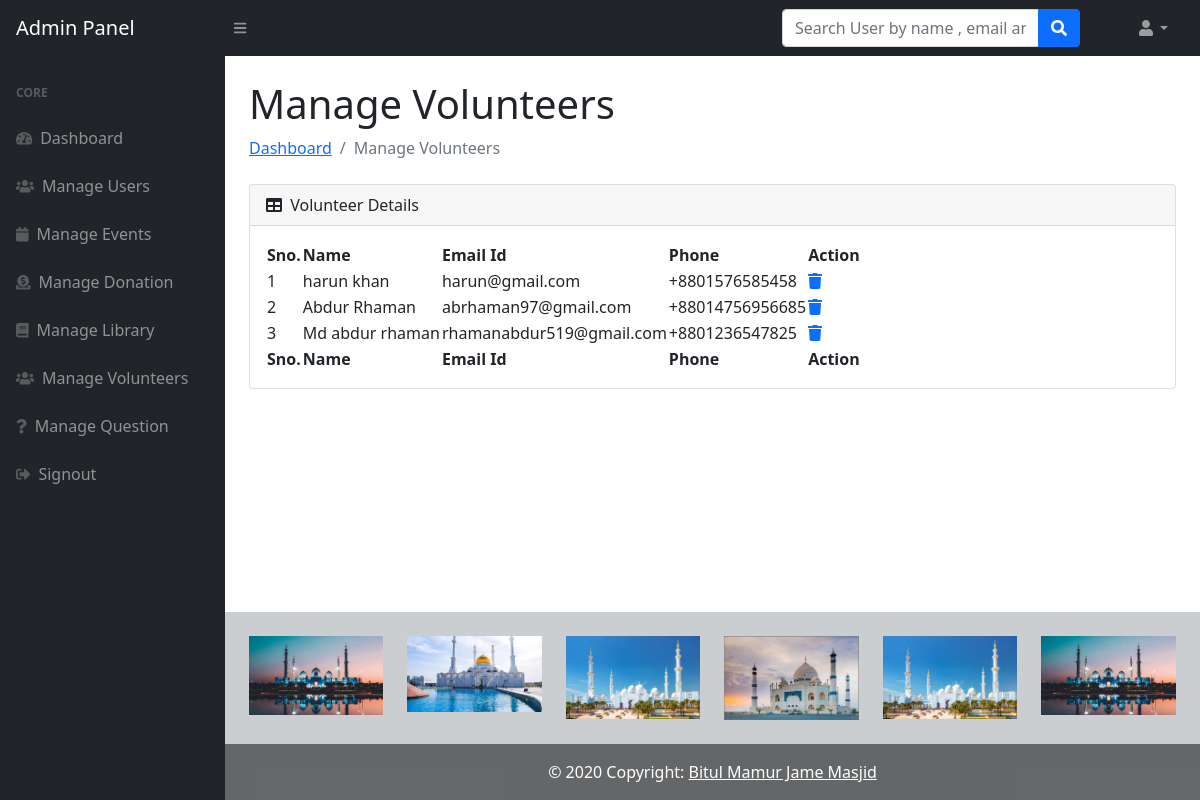
Page /admin/manage-volunteer.php on the committed database.
### tables this page shows
CREATE TABLE `volunteer` (
  `id` int(255) NOT NULL,
  `name` varchar(255) NOT NULL,
  `email` varchar(255) NOT NULL,
  `phone` varchar(255) NOT NULL
);

### admin/manage-volunteer.php (the view, shortened to what this page needs)
<?php session_start();
require "../connection.php";
   ?>
<!DOCTYPE html>
<html lang="en">
    <head>
        <link href="https://cdn.jsdelivr.net/npm/bootstrap@5.1.1/dist/css/bootstrap.min.css" rel="stylesheet">
    </head>
    <body class="sb-nav-fixed">
      <?php include_once('navbar.php');?>
        <div id="layoutSidenav">
         <?php include_once('sidebar.php');?>
            <div id="layoutSidenav_content">
                <main>
                    <div class="container-fluid px-4">
                        <h1 class="mt-4">Manage Volunteers</h1>
                        <ol class="breadcrumb mb-4">
                            <li class="breadcrumb-item"><a href="dashboard.php">Dashboard</a></li>
                            <li class="breadcrumb-item active">Manage Volunteers</li>
                        </ol>
                        <div class="card mb-4">
                            <div class="card-header">
                                <i class="fas fa-table me-1"></i>
                                 Volunteer Details
                            </div>
                            <div class="card-body">
                                <table id="datatablesSimple">
                                    <thead>
                                        <tr>
                                             <th>Sno.</th>
                                  <th>Name</th>
                                  <th> Email Id</th>
                                  <th> Phone</th>
                                  <th>Action</th>
                                        </tr>
                                    </thead>
                                    <tfoot>
                                        <tr>
                                             <th>Sno.</th>
<th>Name</th>
                                  <th> Email Id</th>
                                  <th> Phone</th>
                                  <th>Action</th>
                                        </tr>
                                    </tfoot>
                                    <tbody>
                                              <?php $ret=mysqli_query($con,"SELECT * FROM volunteer");
                              $cnt=1;
                              while($row=mysqli_fetch_array($ret))
                              {?>
                              <tr>
                              <td><?php echo $cnt;?></td>
                                  <td><?php echo $row['name'];?></td>
                                  <td><?php echo $row['email'];?></td>
                                  <td><?php echo $row['phone'];?></td>
                                  <td>
                                     <a href="manage-volunteer.php?id=<?php echo $row['id'];?>" onClick="return confirm('Do you really want to delete');"><i class="fa fa-trash" aria-hidden="true"></i></a>
                                  </td>
                              </tr>
                              <?php $cnt=$cnt+1; }?>
                                    </tbody>
                                </table>
                            </div>
                        </div>
                    </div>
                </main>
  <?php include('footer.php');?>
            </div>
        </div>
    </body>
</html>

### rows in the picture
volunteer: name "harun khan", email "harun@gmail.com", phone "+8801576585458"
volunteer: name "Abdur Rhaman", email "abrhaman97@gmail.com", phone "+88014756956685"
volunteer: name "Md abdur rhaman", email "rhamanabdur519@gmail.com", phone "+8801236547825"
